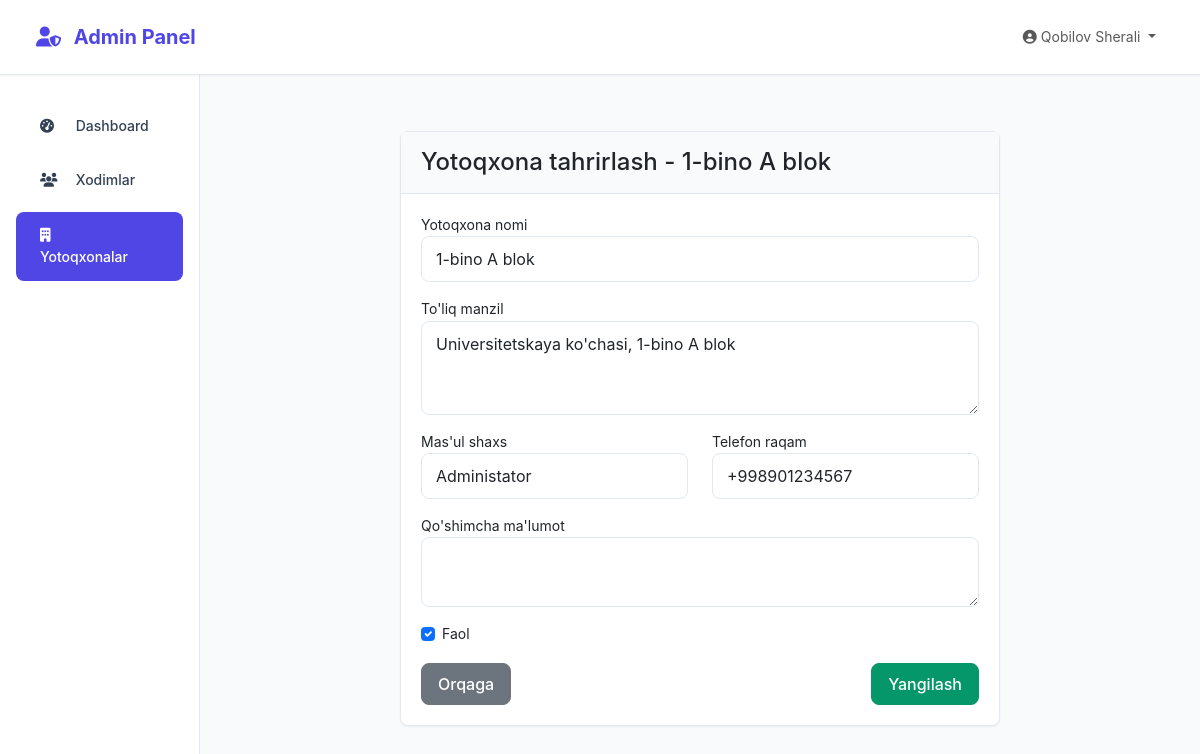
The page /admin-panel/edit-dormitory/1/ (signed in) on the database its author committed.
### users/models.py (models this page shows, shortened)
class User(AbstractUser):
    KITCHEN_STAFF = 'kitchen'
    COURIER = 'courier'
    ADMIN = 'admin'
    ROLE_CHOICES = [
        (KITCHEN_STAFF, 'Oshxona xodimi'),
        (COURIER, 'Kuryer'),
        (ADMIN, 'Administrator'),
    ]
    role = models.CharField(
        max_length=20,
        choices=ROLE_CHOICES,
        default=KITCHEN_STAFF,
        verbose_name='Rol'
    )
    phone_number = models.CharField(
        max_length=20,
        blank=True,
        null=True,
        verbose_name='Telefon raqami'
    )
    address = models.TextField(
        blank=True,
        null=True,
        verbose_name='Manzil'
    )
    is_active_worker = models.BooleanField(
        default=True,
        verbose_name='Faol xodim'
    )
    created_at = models.DateTimeField(
        auto_now_add=True,
        verbose_name='Yaratilgan sana'
    )
    updated_at = models.DateTimeField(
        auto_now=True,
        verbose_name='Yangilangan sana'
    )
    plain_password = models.CharField(
        max_length=128,
        blank=True,
        null=True,
        verbose_name='Ochiq parol'
    )
    class Meta:
        verbose_name = 'Foydalanuvchi'
        verbose_name_plural = 'Foydalanuvchilar'
        db_table = 'users_user'
    def is_admin_user(self):
        return self.role == self.ADMIN or self.is_superuser

### bot/models.py (models this page shows, shortened)
class Dormitory(models.Model):
    name = models.CharField(max_length=100, verbose_name="Yotoqxona nomi")
    address = models.TextField(verbose_name="To'liq manzil")
    contact_person = models.CharField(max_length=100, blank=True, verbose_name="Mas'ul shaxs")
    contact_phone = models.CharField(max_length=20, blank=True, verbose_name="Telefon raqam")
    delivery_fee = models.DecimalField(max_digits=10, decimal_places=2, default=0, verbose_name="Yetkazib berish haqi")
    delivery_time = models.PositiveIntegerField(default=30, verbose_name="Yetkazib berish vaqti (daqiqa)")
    working_hours_start = models.TimeField(default='09:00', verbose_name="Ish boshlanish vaqti")
    working_hours_end = models.TimeField(default='23:00', verbose_name="Ish tugash vaqti")
    is_24_hours = models.BooleanField(default=False, verbose_name="24 soat ishlaydi")
    latitude = models.DecimalField(max_digits=10, decimal_places=8, blank=True, null=True, verbose_name="Kenglik")
    longitude = models.DecimalField(max_digits=11, decimal_places=8, blank=True, null=True, verbose_name="Uzunlik")
    is_active = models.BooleanField(default=True, verbose_name="Faol")
    notes = models.TextField(blank=True, verbose_name="Qo'shimcha ma'lumot")
    created_at = models.DateTimeField(auto_now_add=True, verbose_name="Yaratilgan vaqt")
    class Meta:
        verbose_name = "Yotoqxona"
        verbose_name_plural = "Yotoqxonalar"

### users/views.py (the view, shortened to what this page needs)
# urls.py: path('edit-dormitory/<int:dormitory_id>/', views.edit_dormitory, name='edit_dormitory'),
@admin_required
def edit_dormitory(request, dormitory_id):
    from bot.models import Dormitory
    from decimal import Decimal
    try:
        dormitory = Dormitory.objects.get(id=dormitory_id)
    except Dormitory.DoesNotExist:
        messages.error(request, "Yotoqxona topilmadi!")
        return redirect('admin_panel:dormitories_list')
    return render(request, 'admin_panel/edit_dormitory.html', {
        'dormitory': dormitory,
        'title': f'Yotoqxona tahrirlash - {dormitory.name}'
    })

### templates/admin_panel/edit_dormitory.html (shortened to what this page needs)
{% extends 'admin_panel/base.html' %}
{% load static %}
{% block content %}
<div class="container mt-4">
    <div class="row">
        <div class="col-md-8 mx-auto">
            <div class="card">
                <div class="card-header">
                    <h4 class="mb-0">{{ title }}</h4>
                </div>
                <div class="card-body">
                    <form method="post">
                        <div class="form-group mb-3">
                            <label for="name">Yotoqxona nomi</label>
                            <input type="text" class="form-control" id="name" name="name" value="{{ dormitory.name }}" required>
                        </div>
                        <div class="form-group mb-3">
                            <label for="address">To'liq manzil</label>
                            <textarea class="form-control" id="address" name="address" rows="3" required>{{ dormitory.address }}</textarea>
                        </div>
                        <div class="row">
                            <div class="col-md-6">
                                <div class="form-group mb-3">
                                    <label for="contact_person">Mas'ul shaxs</label>
                                    <input type="text" class="form-control" id="contact_person" name="contact_person" value="{{ dormitory.contact_person }}">
                                </div>
                            </div>
                            <div class="col-md-6">
                                <div class="form-group mb-3">
                                    <label for="contact_phone">Telefon raqam</label>
                                    <input type="text" class="form-control" id="contact_phone" name="contact_phone" value="{{ dormitory.contact_phone }}" placeholder="+998901234567">
                                </div>
                            </div>
                        </div>
                        <div class="form-group mb-3">
                            <label for="notes">Qo'shimcha ma'lumot</label>
                            <textarea class="form-control" id="notes" name="notes" rows="2">{{ dormitory.notes }}</textarea>
                        </div>
                        <div class="form-group mb-3">
                            <div class="form-check">
                                <input type="checkbox" class="form-check-input" id="is_active" name="is_active" {% if dormitory.is_active %}checked{% endif %}>
                                <label class="form-check-label" for="is_active">
                                    Faol
                                </label>
                            </div>
                        </div>
                        <div class="form-group d-flex justify-content-between">
                            <a href="{% url 'admin_panel:dormitories_list' %}" class="btn btn-secondary">Orqaga</a>
                            <button type="submit" class="btn btn-success">Yangilash</button>
                        </div>
                    </form>
                </div>
            </div>
        </div>
    </div>
</div>
{% endblock %}

### templates/common_base.html (shortened to what this page needs)
<!DOCTYPE html>
<html lang="uz">
<head>
    <link href="https://cdn.jsdelivr.net/npm/bootstrap@5.3.0/dist/css/bootstrap.min.css" rel="stylesheet">
    <link rel="stylesheet" href="https://cdnjs.cloudflare.com/ajax/libs/font-awesome/6.4.0/css/all.min.css">
</head>
<body>
    <nav class="navbar navbar-expand-lg navbar-light">
        <div class="container-fluid">
            <a class="navbar-brand" href="{% block navbar_home_url %}{% endblock %}" style="cursor: pointer;">
                <i class="{% block navbar_icon %}fas fa-utensils{% endblock %}"></i>
                <span style="cursor: pointer;">{% block navbar_title %}Yetkazib berish tizimi{% endblock %}</span>
            </a>
            <div class="collapse navbar-collapse" id="navbarNav">
                <ul class="navbar-nav ms-auto">
                    <li class="nav-item dropdown">
                        <a class="nav-link dropdown-toggle" href="#" id="userDropdown" role="button" data-bs-toggle="dropdown">
                            <i class="fas fa-user-circle"></i>
                            {{ user.get_full_name|default:user.username }}
                        </a>
                    </li>
                </ul>
            </div>
        </div>
    </nav>
    <div class="container-fluid">
        <div class="row">
            <nav class="col-md-2 d-md-block sidebar">
                <div class="position-sticky">
                    <ul class="nav flex-column">
                        {% block sidebar_menu %}{% endblock %}
                    </ul>
                </div>
            </nav>
            <main class="col-md-10 ms-sm-auto main-content">
                {% block content %}{% endblock %}
            </main>
        </div>
    </div>
</body>
</html>

### rows shown on the page
User: get_full_name "Qobilov Sherali"
Dormitory: name "1-bino A blok", address "Universitetskaya ko'chasi, 1-bino A blok", contact_person "Administator", contact_phone "+998901234567", is_active "☑"

### other values the page prints
{{ title }} "Yotoqxona tahrirlash - 1-bino A blok"
